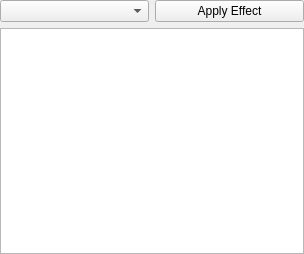
<?xml version="1.0" encoding="UTF-8"?>
<ui version="4.0">
 <class>StatusEffectsInterface</class>
 <widget class="QWidget" name="StatusEffectsInterface">
  <property name="geometry">
   <rect>
    <x>0</x>
    <y>0</y>
    <width>304</width>
    <height>254</height>
   </rect>
  </property>
  <property name="windowTitle">
   <string>Form</string>
  </property>
  <layout class="QGridLayout" name="gridLayout">
   <property name="leftMargin">
    <number>0</number>
   </property>
   <property name="topMargin">
    <number>0</number>
   </property>
   <property name="rightMargin">
    <number>0</number>
   </property>
   <property name="bottomMargin">
    <number>0</number>
   </property>
   <item row="0" column="0">
    <widget class="QComboBox" name="effect_selection_cmb"/>
   </item>
   <item row="0" column="1">
    <widget class="QPushButton" name="add_effect_btn">
     <property name="text">
      <string>Apply Effect</string>
     </property>
     <property name="icon">
      <iconset theme="QIcon::ThemeIcon::ListAdd"/>
     </property>
    </widget>
   </item>
   <item row="1" column="0" colspan="2">
    <widget class="QListWidget" name="effects_list"/>
   </item>
  </layout>
 </widget>
 <resources/>
 <connections/>
</ui>
